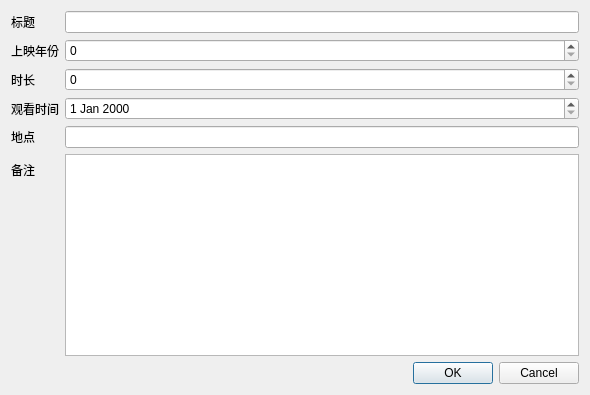
<?xml version="1.0" encoding="UTF-8"?>
<ui version="4.0">
 <class>Dialog</class>
 <widget class="QDialog" name="Dialog">
  <property name="geometry">
   <rect>
    <x>0</x>
    <y>0</y>
    <width>590</width>
    <height>395</height>
   </rect>
  </property>
  <property name="windowTitle">
   <string>Dialog</string>
  </property>
  <layout class="QGridLayout" name="gridLayout">
   <item row="0" column="0">
    <layout class="QFormLayout" name="formLayout">
     <item row="0" column="0">
      <widget class="QLabel" name="label">
       <property name="text">
        <string>标题</string>
       </property>
       <property name="buddy">
        <cstring>lineEdit</cstring>
       </property>
      </widget>
     </item>
     <item row="0" column="1">
      <widget class="QLineEdit" name="lineEdit"/>
     </item>
     <item row="2" column="0">
      <widget class="QLabel" name="label_2">
       <property name="text">
        <string>上映年份</string>
       </property>
       <property name="buddy">
        <cstring>spinBox</cstring>
       </property>
      </widget>
     </item>
     <item row="2" column="1">
      <widget class="QSpinBox" name="spinBox">
       <property name="minimumSize">
        <size>
         <width>100</width>
         <height>0</height>
        </size>
       </property>
      </widget>
     </item>
     <item row="4" column="0">
      <widget class="QLabel" name="label_3">
       <property name="text">
        <string>时长</string>
       </property>
       <property name="buddy">
        <cstring>spinBox_2</cstring>
       </property>
      </widget>
     </item>
     <item row="4" column="1">
      <widget class="QSpinBox" name="spinBox_2">
       <property name="minimumSize">
        <size>
         <width>100</width>
         <height>0</height>
        </size>
       </property>
      </widget>
     </item>
     <item row="7" column="0">
      <widget class="QLabel" name="label_4">
       <property name="text">
        <string>观看时间</string>
       </property>
       <property name="buddy">
        <cstring>dateEdit</cstring>
       </property>
      </widget>
     </item>
     <item row="7" column="1">
      <widget class="QDateEdit" name="dateEdit">
       <property name="minimumSize">
        <size>
         <width>100</width>
         <height>0</height>
        </size>
       </property>
      </widget>
     </item>
     <item row="9" column="0">
      <widget class="QLabel" name="label_5">
       <property name="text">
        <string>备注</string>
       </property>
       <property name="buddy">
        <cstring>plainTextEdit</cstring>
       </property>
      </widget>
     </item>
     <item row="9" column="1">
      <widget class="QPlainTextEdit" name="plainTextEdit"/>
     </item>
     <item row="12" column="0" colspan="2">
      <widget class="QDialogButtonBox" name="buttonBox">
       <property name="orientation">
        <enum>Qt::Horizontal</enum>
       </property>
       <property name="standardButtons">
        <set>QDialogButtonBox::Cancel|QDialogButtonBox::Ok</set>
       </property>
      </widget>
     </item>
     <item row="8" column="0">
      <widget class="QLabel" name="label_6">
       <property name="text">
        <string>地点</string>
       </property>
       <property name="buddy">
        <cstring>lineEdit_2</cstring>
       </property>
      </widget>
     </item>
     <item row="8" column="1">
      <widget class="QLineEdit" name="lineEdit_2"/>
     </item>
    </layout>
   </item>
  </layout>
 </widget>
 <tabstops>
  <tabstop>lineEdit</tabstop>
  <tabstop>spinBox</tabstop>
  <tabstop>spinBox_2</tabstop>
  <tabstop>dateEdit</tabstop>
  <tabstop>lineEdit_2</tabstop>
  <tabstop>plainTextEdit</tabstop>
 </tabstops>
 <resources/>
 <connections>
  <connection>
   <sender>buttonBox</sender>
   <signal>accepted()</signal>
   <receiver>Dialog</receiver>
   <slot>accept()</slot>
   <hints>
    <hint type="sourcelabel">
     <x>258</x>
     <y>370</y>
    </hint>
    <hint type="destinationlabel">
     <x>157</x>
     <y>274</y>
    </hint>
   </hints>
  </connection>
  <connection>
   <sender>buttonBox</sender>
   <signal>rejected()</signal>
   <receiver>Dialog</receiver>
   <slot>reject()</slot>
   <hints>
    <hint type="sourcelabel">
     <x>326</x>
     <y>370</y>
    </hint>
    <hint type="destinationlabel">
     <x>286</x>
     <y>274</y>
    </hint>
   </hints>
  </connection>
 </connections>
</ui>
